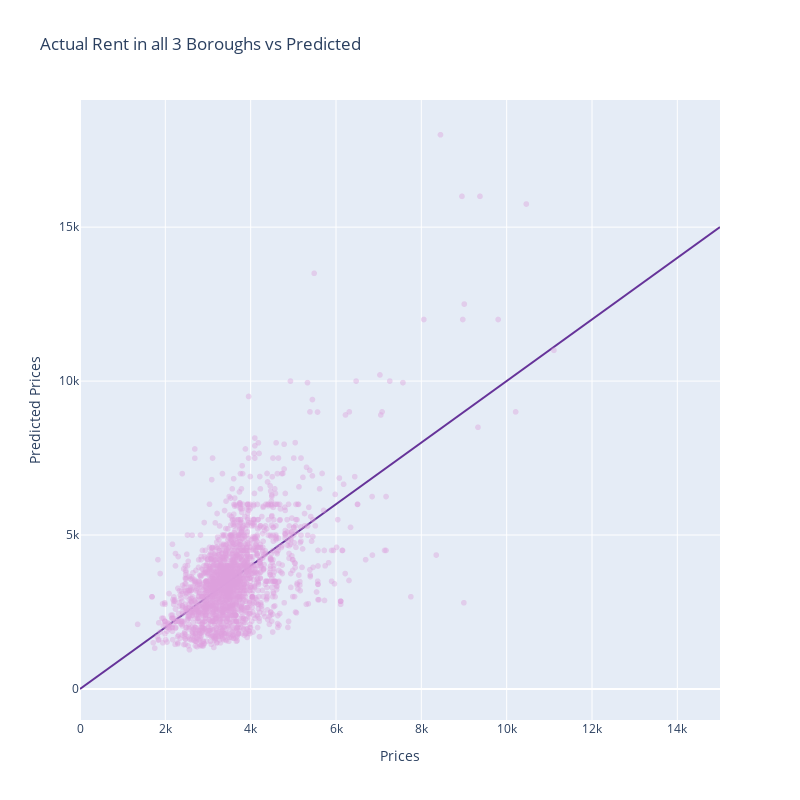

Notebook cell for this chart:
### Markdown cell above
#### Visualize Results in 2D and 3D

### Code cell
def act_vs_pred(model, marker_color, line_color, X_train, y_train, borough):
    f = go.Figure(
        [
            px.scatter(x=model.predict(X_train)[:,0], y=y_train['rent'], opacity=.4).data[0],
            px.line(x=[0, 15000], y=[0, 15000]).data[0],
        ]
    )
    f.update_traces(line_color=line_color, marker=dict(color=marker_color))
    f.update_layout(width=800, height=800, title = f'Actual Rent in {borough} vs Predicted')
    f.update_xaxes(title_text ='Prices')
    f.update_yaxes(title_text ='Predicted Prices')
    return f.show()

act_vs_pred(model1, marker_color= 'plum', line_color='#663399', X_train = X_train, y_train=y_train, borough = 'all 3 Boroughs')

### Figure 1 — Plotly figure (JSON) as saved in the notebook; plotly's stock layout.template omitted (floating-point values rounded to 4 significant figures; data arrays with more than 128 entries replaced by an {"elided": "..."} marker saying what was removed)
{"data": [{"hovertemplate": "x=%{x}<br>y=%{y}<extra></extra>", "legendgroup": "", "line": {"color": "#663399"}, "marker": {"color": "plum", "opacity": 0.4, "symbol": "circle"}, "mode": "markers", "name": "", "showlegend": false, "type": "scattergl", "x": {"elided": "2176 float values"}, "xaxis": "x", "y": {"elided": "2176 int values"}, "yaxis": "y"}, {"hovertemplate": "x=%{x}<br>y=%{y}<extra></extra>", "legendgroup": "", "line": {"color": "#663399", "dash": "solid"}, "marker": {"color": "plum", "symbol": "circle"}, "mode": "lines", "name": "", "orientation": "v", "showlegend": false, "type": "scatter", "x": [0, 15000], "xaxis": "x", "y": [0, 15000], "yaxis": "y"}], "layout": {"height": 800, "title": {"text": "Actual Rent in all 3 Boroughs vs Predicted"}, "width": 800, "xaxis": {"title": {"text": "Prices"}}, "yaxis": {"title": {"text": "Predicted Prices"}}}}
